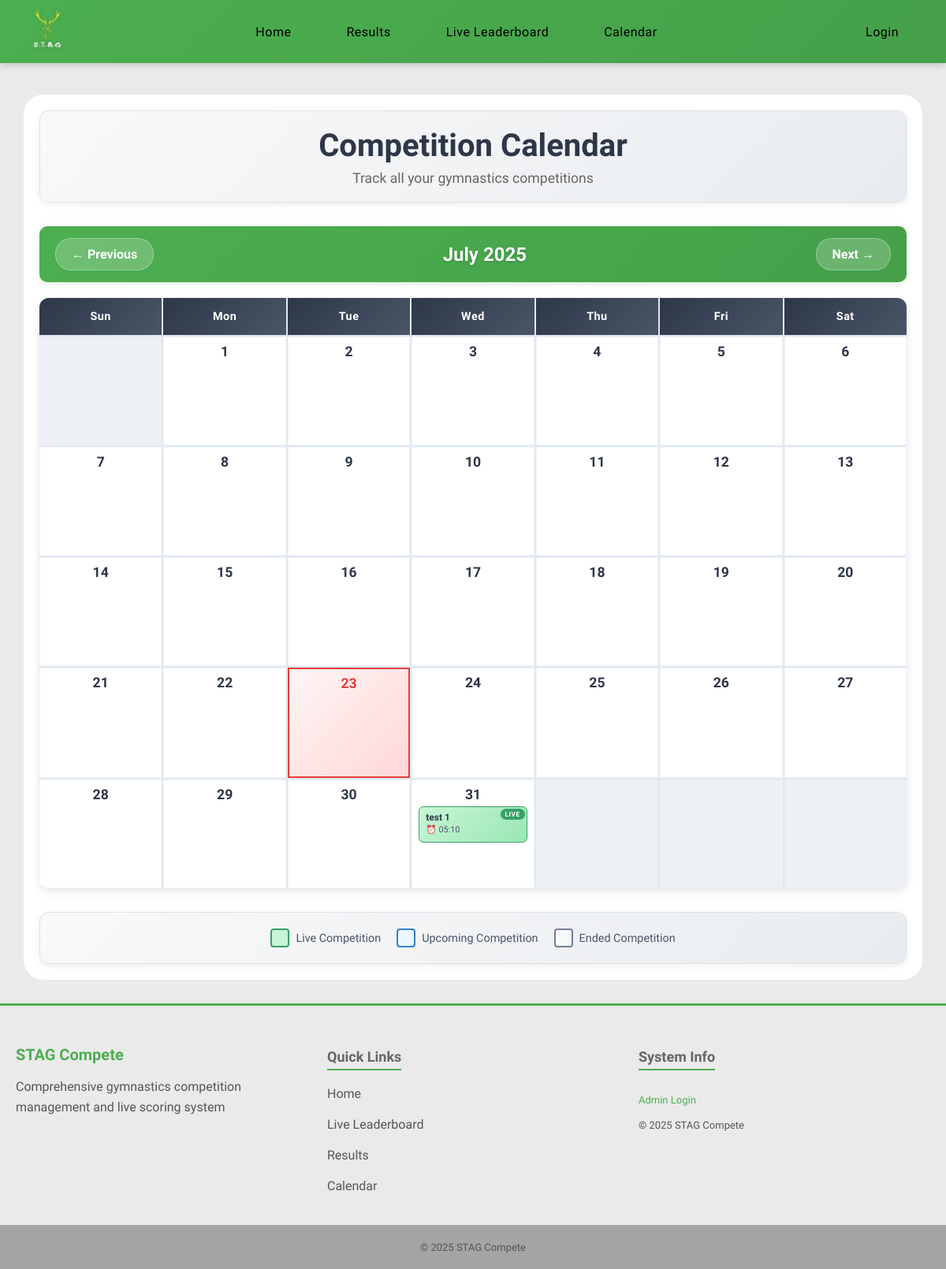
/calendar, run on an earlier commit of the app's database.
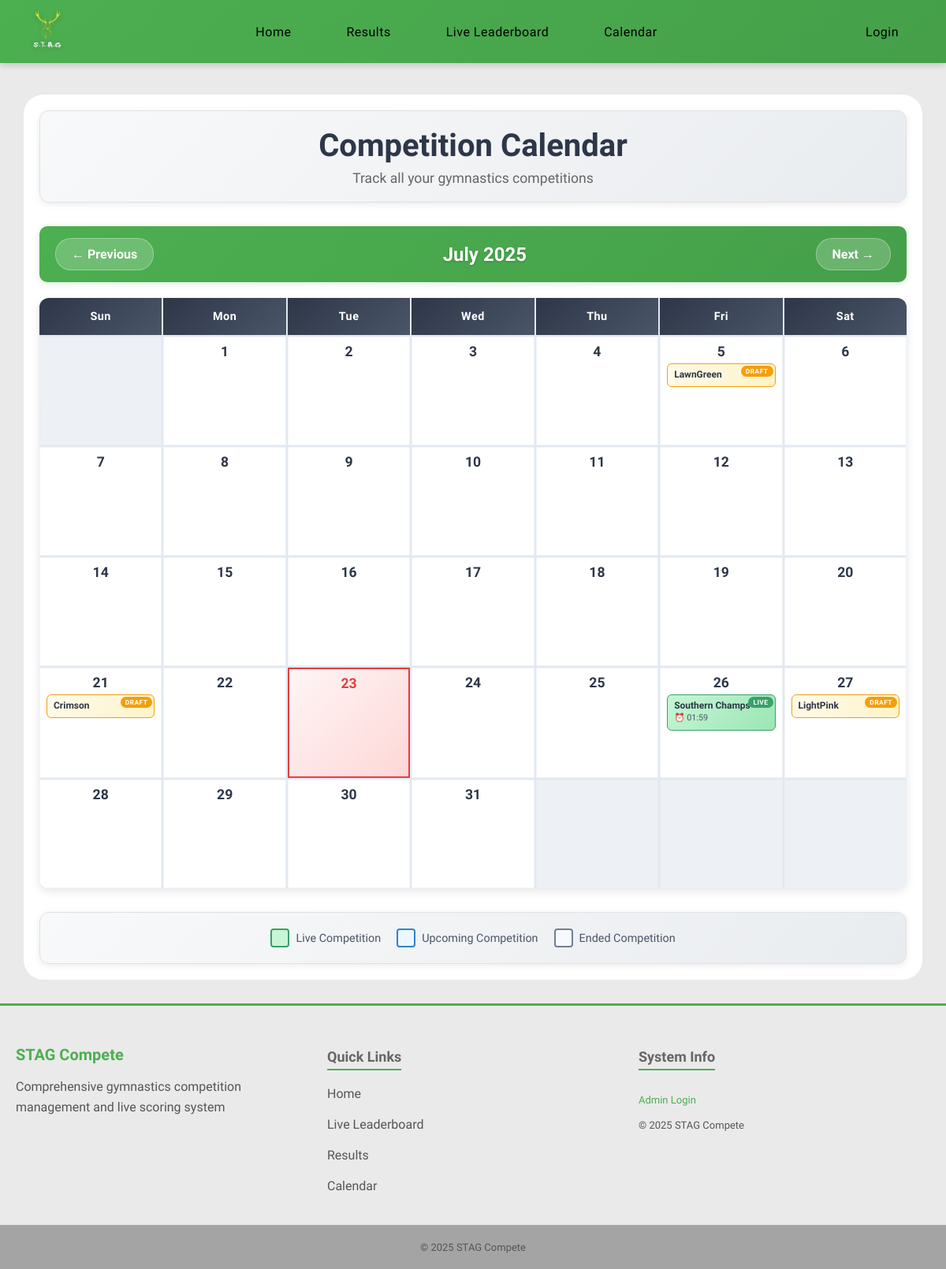
And on a later commit of the database.
### models.py (models this page shows)
class Competitions(db.Model):
    __tablename__ = 'competitions'
    id = db.Column(
        db.Integer, primary_key=True
    )
    season_id = db.Column(
        db.Integer, db.ForeignKey('seasons.id'), nullable=False
    )
    name = db.Column(
        db.String(50), nullable=False
    )
    address = db.Column(
        db.String(100), nullable=False
    )
    competition_date = db.Column(
        db.Date, nullable=True
    )
    status = db.Column(
        db.String(20), nullable=False, default='draft'
    )  # Options: 'draft', 'live', 'ended'
    started_at = db.Column(
        db.DateTime, nullable=True
    )
    ended_at = db.Column(
        db.DateTime, nullable=True
    )
    entries = db.relationship(
        'Entries', backref='competitions'
    )
    season = db.relationship(
        'Seasons', backref='competitions'
    )

### routes.py (the view)
@main.route('/calendar')
def calendar_view():
    year = request.args.get('year', datetime.now().year, type=int)
    month = request.args.get('month', datetime.now().month, type=int)
    if month > 12:
        month = 1
        year += 1
    elif month < 1:
        month = 12
        year -= 1
    cal = calendar.monthcalendar(year, month)
    month_name = calendar.month_name[month]
    start_date = datetime(year, month, 1).date()
    if month == 12:
        end_date = datetime(year + 1, 1, 1).date() - timedelta(days=1)
    else:
        end_date = datetime(year, month + 1, 1).date() - timedelta(days=1)
    competitions = models.Competitions.query.filter(
        models.Competitions.competition_date.between(start_date, end_date)
    ).all()
    competitions_by_date = {}
    for comp in competitions:
        if comp.competition_date:
            day = comp.competition_date.day
            if day not in competitions_by_date:
                competitions_by_date[day] = []
            competitions_by_date[day].append(comp)
    prev_month = month - 1 if month > 1 else 12
    prev_year = year if month > 1 else year - 1
    next_month = month + 1 if month < 12 else 1
    next_year = year if month < 12 else year + 1
    return render_template(
        'calendar.html',
        calendar_data=cal,
        month_name=month_name,
        year=year,
        month=month,
        competitions_by_date=competitions_by_date,
        prev_month=prev_month,
        prev_year=prev_year,
        next_month=next_month,
        next_year=next_year,
        today=datetime.now()
    )

### routes.py (called while the page is built)
@main.context_processor  # Ensures this is run before any other routes
def inject_user():
    return dict(
        logged_in='user_id' in session,
        user_roles=session.get('roles', []),
        is_admin='admin' in session.get('roles', []),
        is_judge='judges' in session.get('roles', []),
        user_id=session.get('user_id')
    )

### templates/calendar.html (shortened to what this page needs)
{% extends 'layout.html' %}
{% block content %}
<div class="content">
    <div class="container">
        <div class="header">
            <h1>Competition Calendar</h1>
            <p>Track all your gymnastics competitions</p>
        </div>
        <div class="calendar-nav">
            <a href="{{ url_for('main.calendar_view', year=prev_year, month=prev_month) }}" class="nav-btn">
                ← Previous
            </a>
            <div class="current-month">{{ month_name }} {{ year }}</div>
            <a href="{{ url_for('main.calendar_view', year=next_year, month=next_month) }}" class="nav-btn">
                Next →
            </a>
        </div>
        <div class="calendar-grid">
            <div class="calendar-header">Sun</div>
            <div class="calendar-header">Mon</div>
            <div class="calendar-header">Tue</div>
            <div class="calendar-header">Wed</div>
            <div class="calendar-header">Thu</div>
            <div class="calendar-header">Fri</div>
            <div class="calendar-header">Sat</div>
            {% for week in calendar_data %}
            {% for day in week %}
            {% if day == 0 %}
            <div class="calendar-day other-month"></div>
            {% else %}
            {% set is_today = (day == today.day and month == today.month and year == today.year) %}
            <div class="calendar-day {% if is_today %}today{% endif %}">
                <div class="day-number">{{ day }}</div>
                {% if day in competitions_by_date %}
                {% for competition in competitions_by_date[day] %}
                <div class="competition {{ competition.status }}"
                    onclick="showCompetitionModal('{{ competition.id }}')">
                    <div class="competition-title">{{ competition.name }}</div>
                    {% if competition.started_at %}
                    <div class="competition-time">
                        ⏰ {{ competition.started_at.strftime('%H:%M') }}
                    </div>
                    {% endif %}
                    <span class="status-badge status-{{ competition.status }}">{{ competition.status }}</span>
                </div>
                {% endfor %}
                {% endif %}
            </div>
            {% endif %}
            {% endfor %}
            {% endfor %}
        </div>
        <div class="legend">
            <div class="legend-item">
                <div class="legend-color" style="background: #c6f6d5; border-color: #38a169;"></div>
                <span>Live Competition</span>
            </div>
            <div class="legend-item">
                <div class="legend-color" style="background: #ebf8ff; border-color: #3182ce;"></div>
                <span>Upcoming Competition</span>
            </div>
            <div class="legend-item">
                <div class="legend-color" style="background: #f7fafc; border-color: #718096;"></div>
                <span>Ended Competition</span>
            </div>
        </div>
    </div>
</div>
{% endblock %}

### templates/layout.html (shortened to what this page needs)
<!DOCTYPE html>
<html>
<head>
    <link rel="stylesheet" href="/static/style-new.css">
</head>
<body>
    <div>
        <nav>{% include 'nav.html' %}</nav>
        <main>{% block content %}{% endblock %}</main>
        <footer>{% include 'footer.html' %}</footer>
    </div>
    <link rel="stylesheet" href="https://cdn.jsdelivr.net/npm/choices.js/public/assets/styles/choices.min.css" />
</body>
</html>

### templates/nav.html (shortened to what this page needs)
<nav>
    <div class="nav-container">
        <div class="nav-left">
            <a href="{{ url_for('main.home') }}"><img src="/static/images/Logo.png" alt="Logo"></a>
        </div>
        <ul class="nav-center">
            <li><a href="{{ url_for('main.home') }}">Home</a></li>
            <li><a href="{{ url_for('main.results') }}">Results</a></li>
            <li><a href="{{ url_for('main.live') }}">Live Leaderboard</a></li>
            <li><a href="{{ url_for('main.calendar_view') }}">Calendar</a></li>
        </ul>
        <ul class="nav-right">
            {% if not logged_in %}
            <li><a href="{{ url_for('main.login') }}">Login</a></li>
            {% endif %}
        </ul>
    </div>
</nav>

### templates/footer.html (shortened to what this page needs)
<footer class="main-footer">
    <div class="footer-content">
        <div class="footer-section">
            <h3 class="footer-title">STAG Compete</h3>
            <p class="footer-description">Comprehensive gymnastics competition management and live scoring system</p>
        </div>
        <div class="footer-section">
            <h4>Quick Links</h4>
            <ul class="footer-links">
                <li><a href="{{ url_for('main.home') }}">Home</a></li>
                <li><a href="{{ url_for('main.live') }}">Live Leaderboard</a></li>
                <li><a href="{{ url_for('main.results') }}">Results</a></li>
                <li><a href="{{ url_for('main.calendar_view') }}">Calendar</a></li>
            </ul>
        </div>
        <div class="footer-section">
            <h4>System Info</h4>
            <p class="footer-info">
                {% if logged_in %}
                User ID: {{ user_id }}
                {% else %}
                <a href="{{ url_for('main.login') }}">Admin Login</a>
                {% endif %}
            </p>
            <p class="footer-info">© 2025 STAG Compete</p>
        </div>
    </div>
    <div class="footer-bottom">
        <p>&copy; 2025 STAG Compete</p>
    </div>
</footer>

### static/css/variables.css (style rules this page uses)
:root { --primary-green: #4CAF50; --primary-green-dark: #45a049; --primary-green-darker: #3d8b40; --background-light: #eaeaea; --background-white: #ffffff; --background-section: #f8f9fa; --background-section-alt: #e9ecef; --text-primary: #000000; --text-secondary: #333333; --text-muted: #555555; --text-light: #666666; --text-dark: #2c3e50; --border-light: #ddd; --border-lighter: #dee2e6; --border-lightest: #e0e0e0; --error-color: #dc3545; --error-background: rgba(220, 53, 69, 0.1); --success-color: #28a745; --warning-color: #f59e0b; --info-color: #007bff; --shadow-sm: 0 2px 8px rgba(0, 0, 0, 0.08); --shadow-md: 0 4px 15px rgba(0, 0, 0, 0.1); --shadow-lg: 0 10px 30px rgba(0, 0, 0, 0.3); --shadow-green: 0 4px 15px rgba(76, 175, 80, 0.3); --border-radius-sm: 6px; --border-radius-md: 12px; --border-radius-lg: 15px; --border-radius-xl: 25px; --spacing-xs: 5px; --spacing-sm: 10px; --spacing-md: 15px; --spacing-lg: 20px; --spacing-xl: 25px; --spacing-2xl: 30px; --transition-fast: all 0.3s ease; --transition-slow: all 0.5s ease; --font-size-xs: 12px; --font-size-sm: 13px; --font-size-base: 14px; --font-size-md: 16px; --font-size-lg: 18px; --font-size-xl: 20px; --font-size-2xl: 24px; --font-size-3xl: 32px; --nav-height: 80px; --container-max-width: 1400px; }

### static/css/base.css (style rules this page uses)
html, body { min-height: 100vh; margin: 0; padding: 0; background-color: var(--background-light); font-family: 'Lexend', sans-serif; padding-top: 60px; display: flex; flex-direction: column; }
body > div { display: flex; flex-direction: column; min-height: 100vh; }
main { flex: 1; margin-bottom: var(--spacing-2xl); }
nav { flex-shrink: 0; }
footer { flex-shrink: 0; }

### static/css/components.css (style rules this page uses)
.status-badge { padding: 4px 8px; border-radius: 4px; font-weight: bold; position: absolute; top: 2px; right: 2px; padding: 2px 6px; border-radius: 10px; font-size: 0.7em; font-weight: 700; text-transform: uppercase; letter-spacing: 0.5px; }
.status-live { background-color: #38a169; color: white; }
.status-draft { background-color: var(--warning-color); color: white; }

What changed in the data, as far as the page shows it:
no longer on this page (row edited): Competitions: name "test 1", started_at "05:10", status "LIVE", shown under "31"
added Competitions: name "LawnGreen", status "DRAFT", shown under "5"
added Competitions: name "Crimson", status "DRAFT", shown under "21"
added Competitions: name "Southern Champs", started_at "01:59", status "LIVE", shown under "26"
added Competitions: name "LightPink", status "DRAFT", shown under "27"
